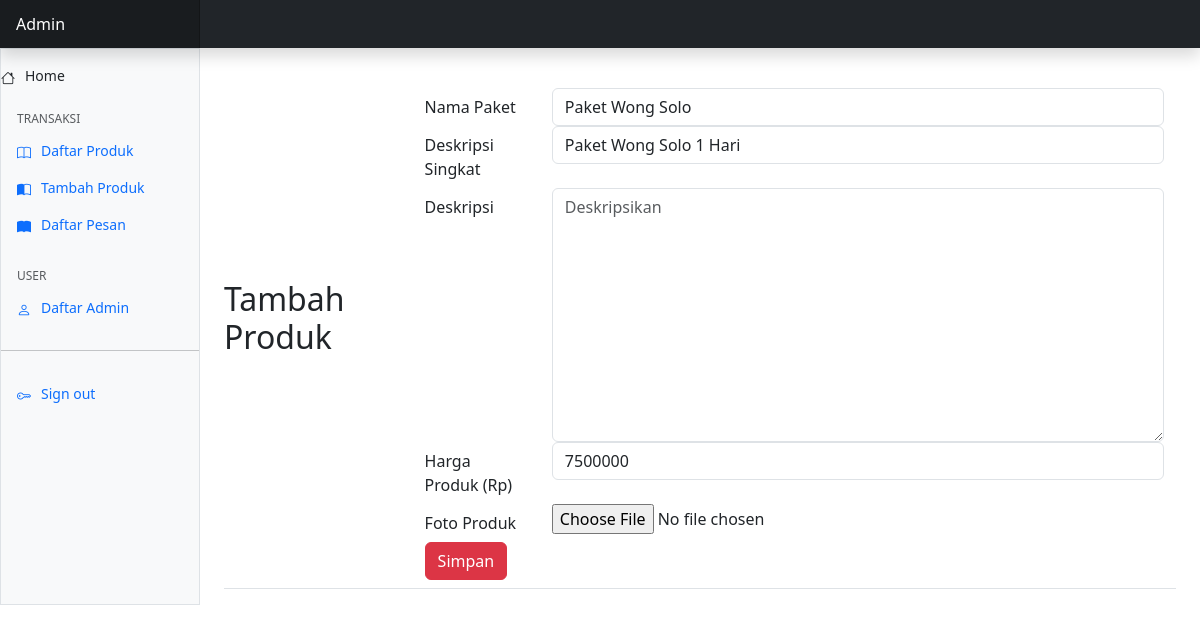
The app's page /admin/form_edit.php?id=4 with its own data.
### tables this page shows
CREATE TABLE `produk` (
  `id` int(50) NOT NULL,
  `nama` varchar(50) NOT NULL,
  `singkat` varchar(28) NOT NULL,
  `deskripsi` text NOT NULL,
  `harga` int(50) NOT NULL,
  `foto` varchar(300) NOT NULL
);

### admin/form_edit.php (the view, shortened to what this page needs)
<!doctype html>
<html lang="en" data-bs-theme="auto">
  <head><script src="assets/js/color-modes.js"></script>
    <link rel="stylesheet" href="https://cdn.jsdelivr.net/npm/@docsearch/css@3">
    <link href="assets/dist/css/bootstrap.min.css" rel="stylesheet">
    <link href="https://cdn.jsdelivr.net/npm/bootstrap-icons@1.10.5/font/bootstrap-icons.min.css" rel="stylesheet">
    <link href="assets/css/dashboard.css" rel="stylesheet">
  </head>
  <body>
<header class="navbar sticky-top bg-dark flex-md-nowrap p-0 shadow" data-bs-theme="dark">
  <a class="navbar-brand col-md-3 col-lg-2 me-0 px-3 fs-6 text-white" href="#">Admin</a>
</header>
<div class="container-fluid">
  <div class="row">
    <div class="sidebar border border-right col-md-3 col-lg-2 p-0 bg-body-tertiary">
      <div class="offcanvas-md offcanvas-end bg-body-tertiary" tabindex="-1" id="sidebarMenu" aria-labelledby="sidebarMenuLabel">
        <div class="offcanvas-body d-md-flex flex-column p-0 pt-lg-3 overflow-y-auto">
        <a class="nav-link d-flex align-items-center gap-2" href="index.php">
                <i class="bi bi-house"></i>
                Home
              </a>
          <h6 class="sidebar-heading d-flex justify-content-between align-items-center px-3 mt-4 mb-1 text-body-secondary text-uppercase">
            <span>Transaksi</span>
            <a class="link-secondary" href="#" aria-label="Add a new report">
              <svg class="bi"><use xlink:href="#plus-circle"/></svg>
            </a>
          </h6>
          <ul class="nav flex-column mb-auto">
            <li class="nav-item">
              <a class="nav-link d-flex align-items-center gap-2" href="list_produk.php">
                <i class="bi bi-book"></i>
                Daftar Produk
              </a>
            </li>
            <li class="nav-item">
              <a class="nav-link d-flex align-items-center gap-2" href="tambah_produk.php">
                <i class="bi bi-book-half"></i>
                Tambah Produk
              </a>
            </li>
            <li class="nav-item">
              <a class="nav-link d-flex align-items-center gap-2" href="admin_tamu.php">
                <i class="bi bi-book-fill"></i>
                Daftar Pesan
              </a>
            </li>
          </ul>
          <h6 class="sidebar-heading d-flex justify-content-between align-items-center px-3 mt-4 mb-1 text-body-secondary text-uppercase">
            <span>User</span>
            <a class="link-secondary" href="#" aria-label="Add a new report">
              <svg class="bi"><use xlink:href="#plus-circle"/></svg>
            </a>
          </h6>
          <ul class="nav flex-column mb-auto">
            <li class="nav-item">
              <a class="nav-link d-flex align-items-center gap-2" href="admin.php">
                <i class="bi bi-person"></i>
                Daftar Admin
              </a>
            </li>
          </ul>
          <hr class="my-4">
          <ul class="nav flex-column mb-auto">
            <li class="nav-item">
              <a class="nav-link d-flex align-items-center gap-2" href="logout.php">
                <i class="bi bi-key"></i>
                Sign out
              </a>
            </li>
          </ul>
        </div>
      </div>
    </div>
<?php include('confiq.php');
$id = $_GET['id'];
$sql = "SELECT * FROM produk WHERE id=$id";
$query = mysqli_query($db, $sql);
$barang = mysqli_fetch_assoc($query);
?>
    <main class="col-md-9 ms-sm-auto col-lg-10 px-md-4">
      <div class="d-flex justify-content-between flex-wrap flex-md-nowrap align-items-center pt-3 pb-2 mb-3 border-bottom">
        <h1 class="h2">Tambah Produk</h1>
        <div class="container">
        <div class="isi">
    <br>
    <form action="proses_edit.php" method="post" enctype="multipart/form-data">
                    <div class="form-group row">
                        <label for="nama" class="col-sm-2 col-form-label">Nama Paket</label>
                        <div class="col-sm-10">
                            <input type="text" class="form-control" placeholder="Nama Paket Wisata" name="nama" id="nama" value="<?php echo $barang['nama'] ?>">
                        </div>
                    </div>
                    <div class="form-group row">
                        <label for="singkat" class="col-sm-2 col-form-label">Deskripsi Singkat</label>
                        <div class="col-sm-10">
                            <input type="text" class="form-control" placeholder="Deskripsikan secara singkat" name="singkat" id="singkat" value="<?php echo $barang['singkat'] ?>">
                        </div>
                    </div>
                    <div class="form-group row">
                        <label for="deskripsi" class="col-sm-2 col-form-label">Deskripsi</label>
                        <div class="col-sm-10">
                            <textarea type="text" class="form-control" cols="40" rows="10" placeholder="Deskripsikan" name="deskripsi" id="deskripsi" value="<?php echo $barang['deskripsi'] ?>"></textarea>
                        </div>
                    </div>
                    <div class="form-group row">
                        <label for="harga" class="col-sm-2 col-form-label">Harga Produk (Rp)</label>
                        <div class="col-sm-10">
                            <input type="number" class="form-control" placeholder="Rp. xxx" name="harga"  id="harga" value="<?php echo $barang['harga'] ?>">
                        </div>
                    </div>
                    <div class="form-group row">
                        <label for="foto" class="col-sm-2 col-form-label">Foto Produk</label>
                        <div class="col-sm-10">
                            <input type="file" class="form-control-file" name="foto" id="foto" value="<?php echo $barang['foto'] ?>">
                        </div>
                    </div>
                    <div class="form-group row">
                        <div class="col-sm-10">
                            <button type="submit" name="simpan" class="btn btn-danger">Simpan</button>
                        </div>
                    </div>
                </form>
        </div>
    </div>
      </div>
      </div>
  </div>
    <script src="https://cdn.jsdelivr.net/npm/chart.js@4.3.2/dist/chart.umd.js"></script><script src="dashboard.js"></script></body>
</html>

### admin/assets/css/dashboard.css (style rules this page uses)
.bi { display: inline-block; width: 1rem; height: 1rem; }
.sidebar .nav-link { font-size: .875rem; font-weight: 500; }
.sidebar-heading { font-size: .75rem; }
.navbar-brand { padding-top: .75rem; padding-bottom: .75rem; background-color: rgba(0, 0, 0, .25); box-shadow: inset -1px 0 0 rgba(0, 0, 0, .25); }

### admin/form_edit.php (style rules this page uses)
.bi { vertical-align: -.125em; fill: currentColor; }

### records on screen
produk: nama "Paket Wong Solo", singkat "Paket Wong Solo 1 Hari", harga "7500000"
